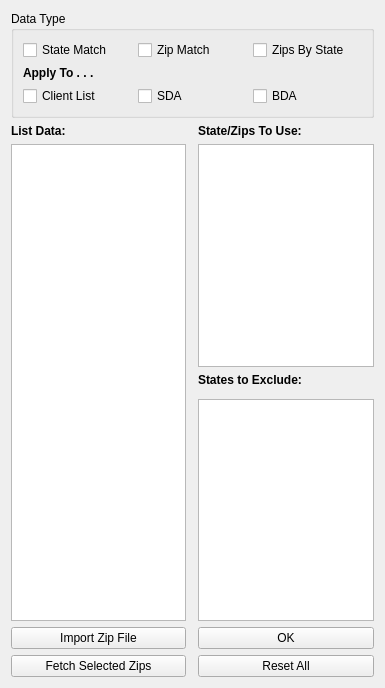
<?xml version="1.0" encoding="UTF-8"?>
<ui version="4.0">
 <class>Form</class>
 <widget class="QWidget" name="Form">
  <property name="windowModality">
   <enum>Qt::NonModal</enum>
  </property>
  <property name="geometry">
   <rect>
    <x>0</x>
    <y>0</y>
    <width>385</width>
    <height>688</height>
   </rect>
  </property>
  <property name="windowTitle">
   <string>State / Zip Editor</string>
  </property>
  <layout class="QGridLayout" name="gridLayout">
   <item row="0" column="0" colspan="3">
    <widget class="QGroupBox" name="groupBox">
     <property name="minimumSize">
      <size>
       <width>0</width>
       <height>0</height>
      </size>
     </property>
     <property name="maximumSize">
      <size>
       <width>16777215</width>
       <height>175</height>
      </size>
     </property>
     <property name="title">
      <string>Data Type</string>
     </property>
     <layout class="QGridLayout" name="gridLayout_2">
      <item row="0" column="0">
       <widget class="QCheckBox" name="stateMatch_checkBox">
        <property name="text">
         <string>State Match</string>
        </property>
       </widget>
      </item>
      <item row="0" column="2">
       <widget class="QCheckBox" name="zipsByState_checkBox">
        <property name="text">
         <string>Zips By State</string>
        </property>
       </widget>
      </item>
      <item row="5" column="1">
       <widget class="QCheckBox" name="sda_checkBox">
        <property name="text">
         <string>SDA</string>
        </property>
       </widget>
      </item>
      <item row="5" column="2">
       <widget class="QCheckBox" name="bda_checkBox">
        <property name="text">
         <string>BDA</string>
        </property>
       </widget>
      </item>
      <item row="4" column="0">
       <widget class="QLabel" name="label">
        <property name="font">
         <font>
          <weight>75</weight>
          <bold>true</bold>
         </font>
        </property>
        <property name="text">
         <string>Apply To . . .</string>
        </property>
       </widget>
      </item>
      <item row="0" column="1">
       <widget class="QCheckBox" name="zipMatch_checkBox">
        <property name="text">
         <string>Zip Match</string>
        </property>
       </widget>
      </item>
      <item row="5" column="0">
       <widget class="QCheckBox" name="clientList_checkBox">
        <property name="text">
         <string>Client List</string>
        </property>
       </widget>
      </item>
     </layout>
    </widget>
   </item>
   <item row="11" column="2">
    <widget class="QPushButton" name="resetAll_pushButton">
     <property name="text">
      <string>Reset All</string>
     </property>
    </widget>
   </item>
   <item row="6" column="2">
    <widget class="QListWidget" name="final_state_zip_listWidget">
     <property name="dragDropMode">
      <enum>QAbstractItemView::DragDrop</enum>
     </property>
     <property name="defaultDropAction">
      <enum>Qt::MoveAction</enum>
     </property>
     <property name="selectionMode">
      <enum>QAbstractItemView::ExtendedSelection</enum>
     </property>
    </widget>
   </item>
   <item row="4" column="0">
    <widget class="QLabel" name="sourceStateZip_label">
     <property name="font">
      <font>
       <weight>75</weight>
       <bold>true</bold>
      </font>
     </property>
     <property name="text">
      <string>List Data: </string>
     </property>
    </widget>
   </item>
   <item row="4" column="2">
    <widget class="QLabel" name="label_2">
     <property name="font">
      <font>
       <weight>75</weight>
       <bold>true</bold>
      </font>
     </property>
     <property name="text">
      <string>State/Zips To Use:</string>
     </property>
    </widget>
   </item>
   <item row="10" column="0">
    <widget class="QPushButton" name="import_pushButton">
     <property name="text">
      <string>Import Zip File</string>
     </property>
    </widget>
   </item>
   <item row="11" column="0">
    <widget class="QPushButton" name="fetchZips_pushButton">
     <property name="text">
      <string>Fetch Selected Zips</string>
     </property>
    </widget>
   </item>
   <item row="10" column="2">
    <widget class="QPushButton" name="ok_pushButton">
     <property name="text">
      <string>OK</string>
     </property>
    </widget>
   </item>
   <item row="7" column="2">
    <widget class="QLabel" name="label_3">
     <property name="font">
      <font>
       <weight>75</weight>
       <bold>true</bold>
      </font>
     </property>
     <property name="text">
      <string>States to Exclude:</string>
     </property>
    </widget>
   </item>
   <item row="9" column="2">
    <widget class="QListWidget" name="excludeStates_listWidget">
     <property name="dragDropMode">
      <enum>QAbstractItemView::DragDrop</enum>
     </property>
     <property name="defaultDropAction">
      <enum>Qt::MoveAction</enum>
     </property>
     <property name="selectionMode">
      <enum>QAbstractItemView::ExtendedSelection</enum>
     </property>
    </widget>
   </item>
   <item row="6" column="0" rowspan="4">
    <widget class="QListWidget" name="state_zip_listWidget">
     <property name="dragDropMode">
      <enum>QAbstractItemView::DragDrop</enum>
     </property>
     <property name="defaultDropAction">
      <enum>Qt::MoveAction</enum>
     </property>
     <property name="selectionMode">
      <enum>QAbstractItemView::ExtendedSelection</enum>
     </property>
    </widget>
   </item>
  </layout>
 </widget>
 <resources/>
 <connections/>
</ui>
